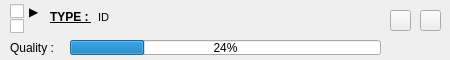
<?xml version="1.0" encoding="UTF-8"?>
<ui version="4.0">
 <class>FormToolOptionWithProgress</class>
 <widget class="QWidget" name="FormToolOptionWithProgress">
  <property name="geometry">
   <rect>
    <x>0</x>
    <y>0</y>
    <width>450</width>
    <height>60</height>
   </rect>
  </property>
  <property name="windowTitle">
   <string>Form</string>
  </property>
  <widget class="QCheckBox" name="checkBox_view">
   <property name="geometry">
    <rect>
     <x>10</x>
     <y>15</y>
     <width>41</width>
     <height>23</height>
    </rect>
   </property>
   <property name="text">
    <string/>
   </property>
   <property name="icon">
    <iconset resource="../resource.qrc">
     <normaloff>:/icons/image/icons/view.png</normaloff>:/icons/image/icons/view.png</iconset>
   </property>
  </widget>
  <widget class="QPushButton" name="pushButton_option_set">
   <property name="geometry">
    <rect>
     <x>390</x>
     <y>10</y>
     <width>21</width>
     <height>21</height>
    </rect>
   </property>
   <property name="text">
    <string/>
   </property>
   <property name="icon">
    <iconset resource="../resource.qrc">
     <normaloff>:/icons/image/icons/set.png</normaloff>:/icons/image/icons/set.png</iconset>
   </property>
  </widget>
  <widget class="QLabel" name="label_bg">
   <property name="geometry">
    <rect>
     <x>0</x>
     <y>0</y>
     <width>451</width>
     <height>61</height>
    </rect>
   </property>
   <property name="frameShape">
    <enum>QFrame::NoFrame</enum>
   </property>
   <property name="text">
    <string/>
   </property>
  </widget>
  <widget class="QWidget" name="horizontalLayoutWidget">
   <property name="geometry">
    <rect>
     <x>50</x>
     <y>10</y>
     <width>331</width>
     <height>21</height>
    </rect>
   </property>
   <layout class="QHBoxLayout" name="horizontalLayout">
    <property name="sizeConstraint">
     <enum>QLayout::SetFixedSize</enum>
    </property>
    <item>
     <widget class="QLabel" name="label_option_type">
      <property name="font">
       <font>
        <pointsize>9</pointsize>
        <weight>75</weight>
        <bold>true</bold>
        <underline>true</underline>
        <strikeout>false</strikeout>
       </font>
      </property>
      <property name="text">
       <string>TYPE : </string>
      </property>
     </widget>
    </item>
    <item>
     <widget class="QLabel" name="label_option_id">
      <property name="font">
       <font>
        <pointsize>8</pointsize>
        <weight>50</weight>
        <bold>false</bold>
        <underline>false</underline>
       </font>
      </property>
      <property name="text">
       <string>ID</string>
      </property>
     </widget>
    </item>
   </layout>
  </widget>
  <widget class="QPushButton" name="pushButton_option_del">
   <property name="geometry">
    <rect>
     <x>420</x>
     <y>10</y>
     <width>21</width>
     <height>21</height>
    </rect>
   </property>
   <property name="text">
    <string/>
   </property>
   <property name="icon">
    <iconset resource="../resource.qrc">
     <normaloff>:/icons/image/icons/del.png</normaloff>:/icons/image/icons/del.png</iconset>
   </property>
  </widget>
  <widget class="QCheckBox" name="checkBox_run">
   <property name="geometry">
    <rect>
     <x>10</x>
     <y>0</y>
     <width>41</width>
     <height>23</height>
    </rect>
   </property>
   <property name="text">
    <string>▶</string>
   </property>
  </widget>
  <widget class="QProgressBar" name="progressBar_quality">
   <property name="geometry">
    <rect>
     <x>70</x>
     <y>40</y>
     <width>311</width>
     <height>15</height>
    </rect>
   </property>
   <property name="font">
    <font>
     <pointsize>9</pointsize>
    </font>
   </property>
   <property name="value">
    <number>24</number>
   </property>
  </widget>
  <widget class="QLabel" name="label">
   <property name="geometry">
    <rect>
     <x>10</x>
     <y>40</y>
     <width>51</width>
     <height>15</height>
    </rect>
   </property>
   <property name="font">
    <font>
     <pointsize>9</pointsize>
    </font>
   </property>
   <property name="text">
    <string>Quality :</string>
   </property>
  </widget>
  <zorder>label_bg</zorder>
  <zorder>checkBox_view</zorder>
  <zorder>pushButton_option_set</zorder>
  <zorder>horizontalLayoutWidget</zorder>
  <zorder>pushButton_option_del</zorder>
  <zorder>checkBox_run</zorder>
  <zorder>progressBar_quality</zorder>
  <zorder>label</zorder>
 </widget>
 <resources>
  <include location="../resource.qrc"/>
 </resources>
 <connections/>
</ui>
